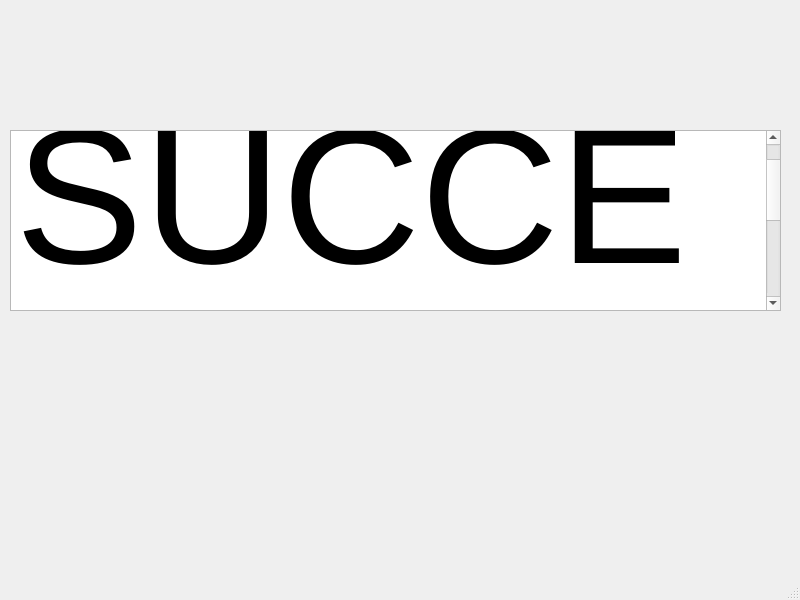
<?xml version="1.0" encoding="UTF-8"?>
<ui version="4.0">
 <class>MainWindow</class>
 <widget class="QMainWindow" name="MainWindow">
  <property name="geometry">
   <rect>
    <x>0</x>
    <y>0</y>
    <width>800</width>
    <height>600</height>
   </rect>
  </property>
  <property name="windowTitle">
   <string>MainWindow</string>
  </property>
  <widget class="QWidget" name="centralwidget">
   <widget class="QTextEdit" name="textEdit">
    <property name="geometry">
     <rect>
      <x>10</x>
      <y>130</y>
      <width>771</width>
      <height>181</height>
     </rect>
    </property>
    <property name="html">
     <string>&lt;!DOCTYPE HTML PUBLIC &quot;-//W3C//DTD HTML 4.0//EN&quot; &quot;http://www.w3.org/TR/REC-html40/strict.dtd&quot;&gt;
&lt;html&gt;&lt;head&gt;&lt;meta name=&quot;qrichtext&quot; content=&quot;1&quot; /&gt;&lt;style type=&quot;text/css&quot;&gt;
p, li { white-space: pre-wrap; }
&lt;/style&gt;&lt;/head&gt;&lt;body style=&quot; font-family:'.SF NS Text'; font-size:13pt; font-weight:400; font-style:normal;&quot;&gt;
&lt;p style=&quot; margin-top:0px; margin-bottom:0px; margin-left:0px; margin-right:0px; -qt-block-indent:0; text-indent:0px;&quot;&gt;&lt;span style=&quot; font-size:144pt;&quot;&gt;SUCCESS!!!&lt;/span&gt;&lt;/p&gt;&lt;/body&gt;&lt;/html&gt;</string>
    </property>
   </widget>
  </widget>
  <widget class="QMenuBar" name="menubar">
   <property name="geometry">
    <rect>
     <x>0</x>
     <y>0</y>
     <width>800</width>
     <height>22</height>
    </rect>
   </property>
  </widget>
  <widget class="QStatusBar" name="statusbar"/>
 </widget>
 <resources/>
 <connections/>
</ui>
